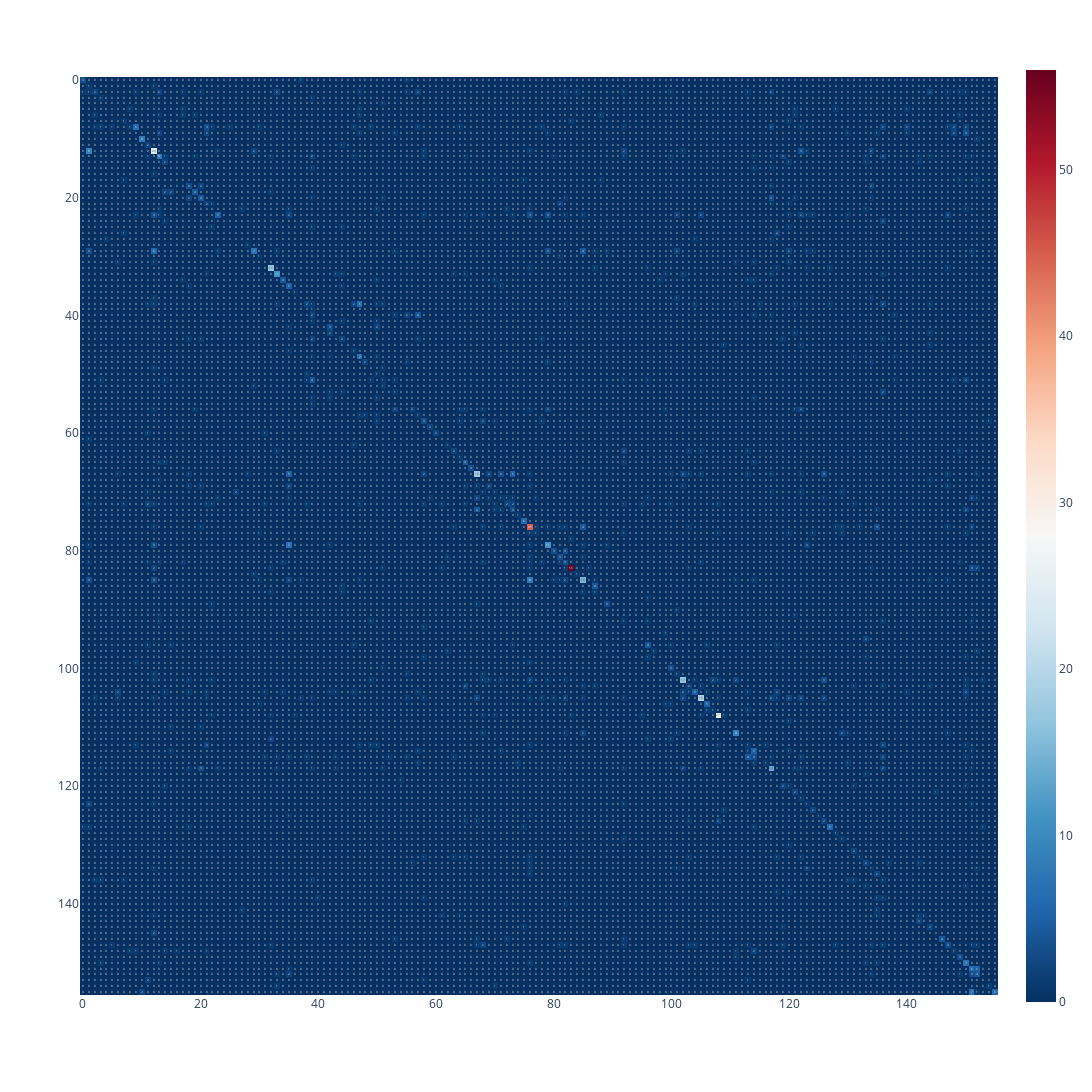

The notebook cell this image was saved under:
### Markdown cell above
As we can see, after ~25 epochs we reached an accuracy of ~35% and percision of ~44%. Though in abseloutle terms they are not relative good results, for our model they are great. Our data is extremely unbalanced. Many classes had approx. 3 items while others had 300+. This extreme bias in classes representation is very had to solve without adding more data to our model. By naive selecting model , we would have gotten a ~5% accuracy, so those results are an improve. The augmentation also played a necessary role in the model. Random oversampling basically duplicates minority classes, so augmentation was needed to insert some diffrenciation to our model rather than it memorizing the images from minority classes.

On the other hand, our model is very slow, even with the GPU acceleration. Unfortunately we had to sacrifice time over performance, as we already barely squeezed good performance of this model. There is the possibility of not oversampling our data which massively accelerates our model, but it causes 20-30% reduction in our accuracy and percision.

To improve the model, we suggest adding more data for minority classes. This is perhaps the most important issue to solve.

### Code cell
px.imshow(confusion_matrix(valid_generator.classes, results) , color_continuous_scale='RdBu_r' ,text_auto=True,  width=1400 , height=1400)

### Figure 1 — Plotly figure (JSON) as saved in the notebook; plotly's stock layout.template omitted (floating-point values rounded to 4 significant figures; data arrays with more than 128 entries replaced by an {"elided": "..."} marker saying what was removed)
{"data": [{"coloraxis": "coloraxis", "hovertemplate": "x: %{x}<br>y: %{y}<br>color: %{z}<extra></extra>", "name": "0", "texttemplate": "%{z}", "type": "heatmap", "xaxis": "x", "yaxis": "y", "z": {"elided": "156x156 int values"}}], "layout": {"coloraxis": {"colorscale": [[0.0, "rgb(5,48,97)"], [0.1, "rgb(33,102,172)"], [0.2, "rgb(67,147,195)"], [0.3, "rgb(146,197,222)"], [0.4, "rgb(209,229,240)"], [0.5, "rgb(247,247,247)"], [0.6, "rgb(253,219,199)"], [0.7, "rgb(244,165,130)"], [0.8, "rgb(214,96,77)"], [0.9, "rgb(178,24,43)"], [1.0, "rgb(103,0,31)"]]}, "height": 1400, "margin": {"t": 60}, "width": 1400, "xaxis": {"anchor": "y", "constrain": "domain", "domain": [0.0, 1.0], "scaleanchor": "y"}, "yaxis": {"anchor": "x", "autorange": "reversed", "constrain": "domain", "domain": [0.0, 1.0]}}}
